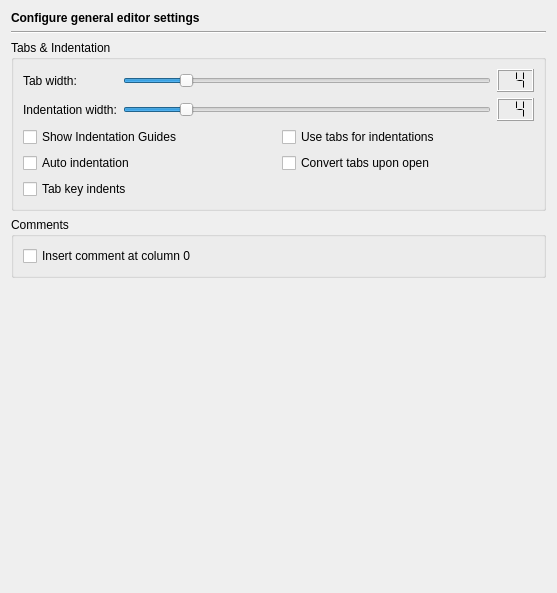
<ui version="4.0" >
 <class>EditorGeneralPage</class>
 <widget class="QWidget" name="EditorGeneralPage" >
  <property name="geometry" >
   <rect>
    <x>0</x>
    <y>0</y>
    <width>553</width>
    <height>593</height>
   </rect>
  </property>
  <layout class="QVBoxLayout" name="verticalLayout" >
   <item>
    <widget class="QLabel" name="headerLabel" >
     <property name="text" >
      <string>&lt;b>Configure general editor settings&lt;/b></string>
     </property>
    </widget>
   </item>
   <item>
    <widget class="Line" name="line2" >
     <property name="frameShape" >
      <enum>QFrame::HLine</enum>
     </property>
     <property name="frameShadow" >
      <enum>QFrame::Sunken</enum>
     </property>
     <property name="orientation" >
      <enum>Qt::Horizontal</enum>
     </property>
    </widget>
   </item>
   <item>
    <widget class="QGroupBox" name="groupBox_5" >
     <property name="title" >
      <string>Tabs &amp;&amp; Indentation</string>
     </property>
     <layout class="QVBoxLayout" >
      <item>
       <layout class="QGridLayout" >
        <item row="0" column="0" >
         <widget class="QLabel" name="TextLabel13_3" >
          <property name="text" >
           <string>Tab width:</string>
          </property>
          <property name="buddy" >
           <cstring>tabwidthSlider</cstring>
          </property>
         </widget>
        </item>
        <item row="0" column="1" >
         <widget class="QSlider" name="tabwidthSlider" >
          <property name="toolTip" >
           <string>Move to set the tab width.</string>
          </property>
          <property name="minimum" >
           <number>1</number>
          </property>
          <property name="maximum" >
           <number>20</number>
          </property>
          <property name="value" >
           <number>4</number>
          </property>
          <property name="orientation" >
           <enum>Qt::Horizontal</enum>
          </property>
          <property name="tickInterval" >
           <number>1</number>
          </property>
         </widget>
        </item>
        <item row="0" column="2" >
         <widget class="QLCDNumber" name="tabwidthLCD" >
          <property name="toolTip" >
           <string>Displays the selected tab width.</string>
          </property>
          <property name="digitCount" >
           <number>2</number>
          </property>
          <property name="segmentStyle" >
           <enum>QLCDNumber::Flat</enum>
          </property>
          <property name="value" stdset="0" >
           <double>4.000000000000000</double>
          </property>
         </widget>
        </item>
        <item row="1" column="0" >
         <widget class="QLabel" name="TextLabel13_2_3" >
          <property name="text" >
           <string>Indentation width:</string>
          </property>
          <property name="buddy" >
           <cstring>indentwidthSlider</cstring>
          </property>
         </widget>
        </item>
        <item row="1" column="1" >
         <widget class="QSlider" name="indentwidthSlider" >
          <property name="toolTip" >
           <string>Move to set the indentation width.</string>
          </property>
          <property name="minimum" >
           <number>1</number>
          </property>
          <property name="maximum" >
           <number>20</number>
          </property>
          <property name="value" >
           <number>4</number>
          </property>
          <property name="orientation" >
           <enum>Qt::Horizontal</enum>
          </property>
          <property name="tickInterval" >
           <number>1</number>
          </property>
         </widget>
        </item>
        <item row="1" column="2" >
         <widget class="QLCDNumber" name="indentwidthLCD" >
          <property name="toolTip" >
           <string>Displays the selected indentation width.</string>
          </property>
          <property name="digitCount" >
           <number>2</number>
          </property>
          <property name="segmentStyle" >
           <enum>QLCDNumber::Flat</enum>
          </property>
          <property name="value" stdset="0" >
           <double>4.000000000000000</double>
          </property>
         </widget>
        </item>
       </layout>
      </item>
      <item>
       <layout class="QGridLayout" >
        <item row="0" column="0" >
         <widget class="QCheckBox" name="indentguidesCheckBox" >
          <property name="toolTip" >
           <string>Select whether indentation guides should be shown.</string>
          </property>
          <property name="text" >
           <string>Show Indentation Guides</string>
          </property>
         </widget>
        </item>
        <item row="0" column="1" >
         <widget class="QCheckBox" name="tabforindentationCheckBox" >
          <property name="toolTip" >
           <string>Select whether tab characters are used for indentations.</string>
          </property>
          <property name="text" >
           <string>Use tabs for indentations</string>
          </property>
         </widget>
        </item>
        <item row="1" column="0" >
         <widget class="QCheckBox" name="autoindentCheckBox" >
          <property name="toolTip" >
           <string>Select whether autoindentation shall be enabled</string>
          </property>
          <property name="text" >
           <string>Auto indentation</string>
          </property>
         </widget>
        </item>
        <item row="1" column="1" >
         <widget class="QCheckBox" name="converttabsCheckBox" >
          <property name="toolTip" >
           <string>Select whether tabs shall be converted upon opening the file</string>
          </property>
          <property name="text" >
           <string>Convert tabs upon open</string>
          </property>
         </widget>
        </item>
        <item row="2" column="0" >
         <widget class="QCheckBox" name="tabindentsCheckBox" >
          <property name="toolTip" >
           <string>Select whether pressing the tab key indents.</string>
          </property>
          <property name="text" >
           <string>Tab key indents</string>
          </property>
         </widget>
        </item>
       </layout>
      </item>
     </layout>
    </widget>
   </item>
   <item>
    <widget class="QGroupBox" name="groupBox" >
     <property name="title" >
      <string>Comments</string>
     </property>
     <layout class="QGridLayout" name="gridLayout" >
      <item row="0" column="0" >
       <widget class="QCheckBox" name="comment0CheckBox" >
        <property name="toolTip" >
         <string>Select to insert the comment sign at column 0</string>
        </property>
        <property name="whatsThis" >
         <string>&lt;b>Insert comment at column 0&lt;/b>&lt;p>Select to insert the comment sign at column 0. Otherwise, the comment sign is inserted at the first non-whitespace position.&lt;/p></string>
        </property>
        <property name="text" >
         <string>Insert comment at column 0</string>
        </property>
       </widget>
      </item>
     </layout>
    </widget>
   </item>
   <item>
    <spacer>
     <property name="orientation" >
      <enum>Qt::Vertical</enum>
     </property>
     <property name="sizeHint" stdset="0" >
      <size>
       <width>535</width>
       <height>101</height>
      </size>
     </property>
    </spacer>
   </item>
  </layout>
 </widget>
 <tabstops>
  <tabstop>tabwidthSlider</tabstop>
  <tabstop>indentwidthSlider</tabstop>
  <tabstop>indentguidesCheckBox</tabstop>
  <tabstop>autoindentCheckBox</tabstop>
  <tabstop>tabindentsCheckBox</tabstop>
  <tabstop>tabforindentationCheckBox</tabstop>
  <tabstop>converttabsCheckBox</tabstop>
 </tabstops>
 <resources/>
 <connections>
  <connection>
   <sender>tabwidthSlider</sender>
   <signal>valueChanged(int)</signal>
   <receiver>tabwidthLCD</receiver>
   <slot>display(int)</slot>
   <hints>
    <hint type="sourcelabel" >
     <x>384</x>
     <y>81</y>
    </hint>
    <hint type="destinationlabel" >
     <x>415</x>
     <y>82</y>
    </hint>
   </hints>
  </connection>
  <connection>
   <sender>indentwidthSlider</sender>
   <signal>valueChanged(int)</signal>
   <receiver>indentwidthLCD</receiver>
   <slot>display(int)</slot>
   <hints>
    <hint type="sourcelabel" >
     <x>384</x>
     <y>110</y>
    </hint>
    <hint type="destinationlabel" >
     <x>410</x>
     <y>110</y>
    </hint>
   </hints>
  </connection>
 </connections>
</ui>
